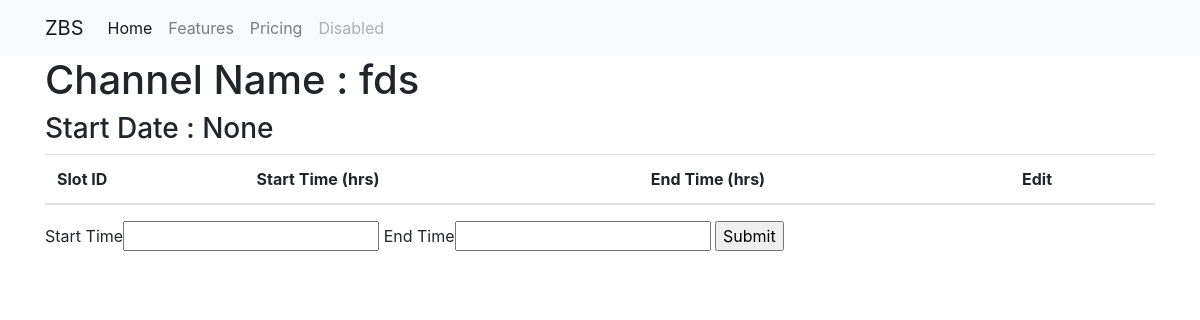
The app's page /channel/1, older data.
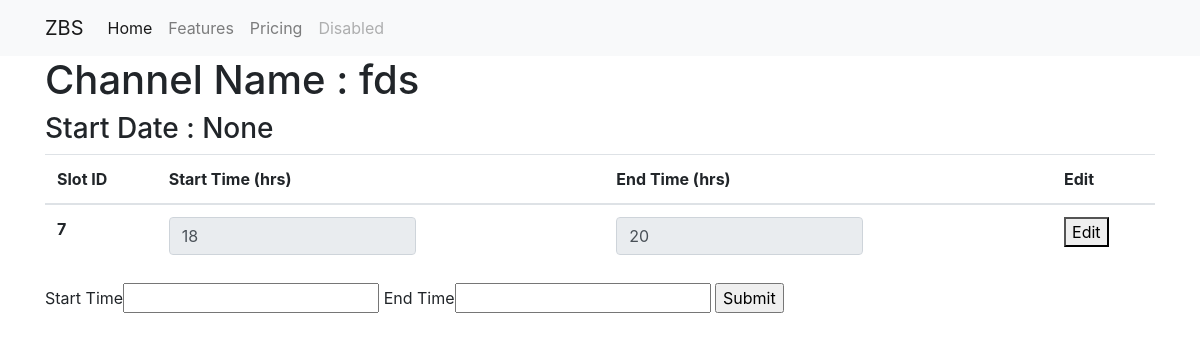
The same page, newer data.
### app.py (models this page shows, shortened)
class Channel(db.Model):
    id = db.Column(db.Integer,primary_key=True)
    name = db.Column(db.String(50))
    start_date = db.Column(db.Date)
    slots = db.relationship('Slot', backref='channel',lazy='dynamic')

class Slot(db.Model):
    id = db.Column(db.Integer,primary_key=True)
    start_time = db.Column(db.String(4))
    end_time = db.Column(db.String(4))
    channel_id = db.Column(db.Integer,db.ForeignKey('channel.id'))

### app.py (the view, shortened to what this page needs)
@app.route('/channel/<int:id>', methods=["POST","GET"])
def channel(id):
    channel = Channel.query.filter_by(id=id).first()
    form = CreateSlotForm()
    if channel is not None:
        return render_template('channel.html', channel=channel, form=form)
    else:
        print('Channel Not Found')
        return redirect('/')

### app.py
class CreateSlotForm(FlaskForm):
    channel_id = HiddenField()
    start_time = StringField("Start Time")
    end_time = StringField('End Time')
    submit = SubmitField('Submit')

### templates/channel.html (shortened to what this page needs)
{% extends 'base.html' %}
{% block body %}
<div class="container">
    <h1>Channel Name : {{ channel.name }}</h1>
    <h3>Start Date : {{ channel.start_date }}</h3>
    <table class="table table-hover">
        <thead>
          <tr>
            <th scope="col">Slot ID</th>
            <th scope="col">Start Time (hrs)</th>
            <th scope="col">End Time (hrs)</th>
            <th scope="col">Edit</th>
          </tr>
        </thead>
        <tbody>
          {% for slot in channel.slots %}
          <tr>
            <th scope="row">{{ slot.id }}</th>
            <td>
                <input type="text" id="disabledTextInput" class="form-control col-7" value={{ slot.start_time }} disabled>
            </td>
            <td>
                <input type="text" id="disabledTextInput" class="form-control col-7" value={{ slot.end_time }} disabled>
            </td>            <td><button>Edit</button></td>
          </tr>
          {% endfor %}
        </tbody>
      </table>
    <form method="POST">
        {{ form.start_time.label }}{{ form.start_time() }}
        {{ form.end_time.label }}{{ form.end_time() }}
        {{ form.submit() }}
    </form>
</div>
{% endblock %}

### templates/base.html (shortened to what this page needs)
<!DOCTYPE html>
<html lang="en">
<head>
    <link rel="stylesheet" href="{{ url_for('static',filename='css/main.css') }}">
    <link rel="stylesheet" href="https://cdn.jsdelivr.net/npm/bootstrap@4.5.3/dist/css/bootstrap.min.css">
</head>
<body>
    <nav class="navbar navbar-expand-lg navbar-light bg-light">
        <div class="container">
        <a class="navbar-brand" href="{{ url_for('index') }}">ZBS</a>
        <div class="collapse navbar-collapse" id="navbarNav">
          <ul class="navbar-nav">
            <li class="nav-item active">
              <a class="nav-link" href="#">Home <span class="sr-only">(current)</span></a>
            </li>
            <li class="nav-item">
              <a class="nav-link" href="#">Features</a>
            </li>
            <li class="nav-item">
              <a class="nav-link" href="#">Pricing</a>
            </li>
            <li class="nav-item">
              <a class="nav-link disabled" href="#" tabindex="-1" aria-disabled="true">Disabled</a>
            </li>
          </ul>
        </div>
        </div>
    </nav>
    {% block body %}{% endblock %}
</body>
</html>

Row changes from the older to the newer data that the page shows:
added Slot: id "7", start_time "18", end_time "20"
